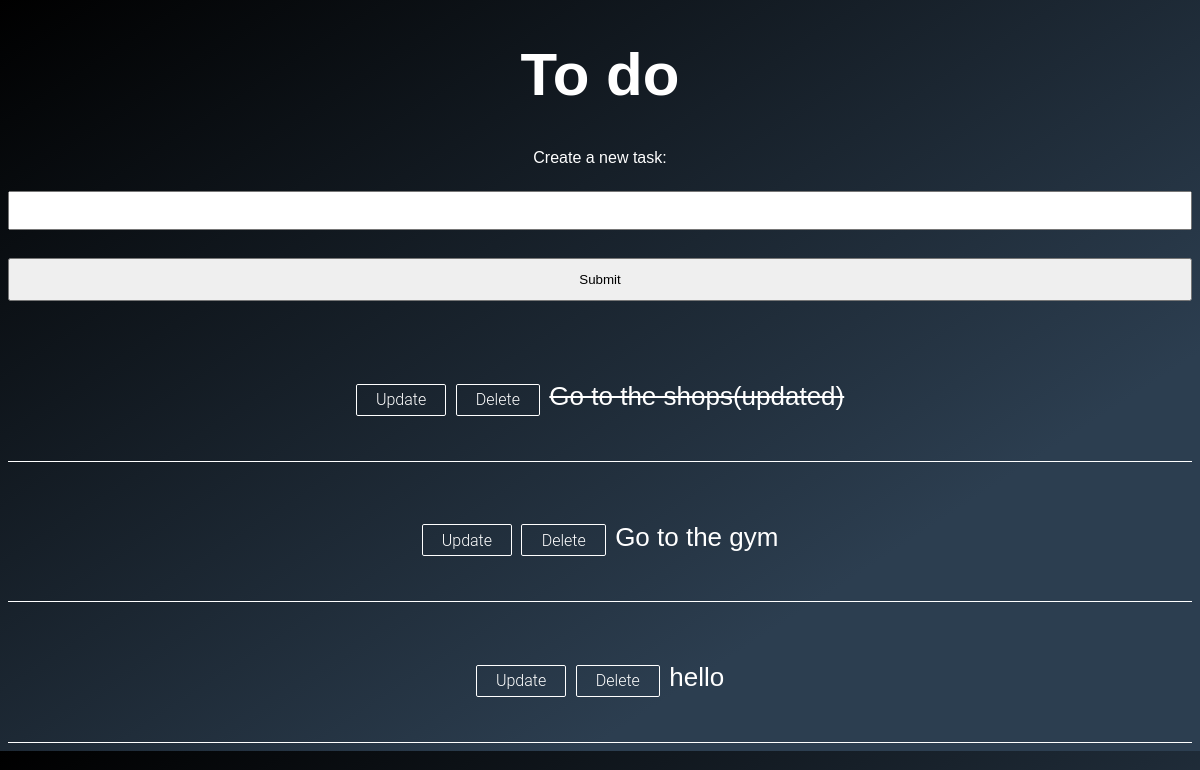
The page / on the database its author committed.
### tasks/models.py (models this page shows)
class Task(models.Model):
    title = models.CharField(max_length=200)
    complete = models.BooleanField(default=False)
    created = models.DateTimeField(auto_now_add=True)
    def __str__(self):
        return self.title

### tasks/views.py (the view)
# urls.py: path('', views.index, name="list"),
def index(request):
    tasks = Task.objects.all()
    form = TaskForm()
    if request.method == 'POST':
        form = TaskForm(request.POST)
        if form.is_valid():
            form.save()
        return redirect('/')
    context = {'tasks': tasks, 'form': form}
    return render(request, 'tasks/list.html', context)

### tasks/forms.py
class TaskForm(forms.ModelForm):
    class Meta:
        model = Task
        fields = '__all__'

### tasks/templates/tasks/list.html (shortened to what this page needs)
{% load static %}
<!DOCTYPE html>
<html lang="en">
<head>
    <link rel="stylesheet" href="{% static 'css/main.css' %}">
</head>
<body>
    <h1>To do</h1>
    <p id="create_task">Create a new task:</p>
    <form method="POST" action="/">
        {{form.title}}
        <input type="submit" name="Create Task">
    </form>
{% for task in tasks %}
    <div id="list_section">
        <a class="update" href="{% url 'update_task' task.id %}">Update</a>
        <a class="delete" href="{% url 'delete' task.id %}">Delete</a>
        {% if task.complete == True %}
        <strike class="list_text">{{task}}</strike>
        {% else %}
        <span class="list_text">{{task}}</span>
        {% endif %}
    </div>
{% endfor %}
</body>
</html>

### tasks/static/css/main.css (style rules this page uses)
body { background-color: #000000; background-image: linear-gradient(147deg, #000000 0%, #2c3e50 74%); font-family: Verdana, Geneva, Tahoma, sans-serif; }
h1 { text-align: center; color: #ffffff; font-size: 60px; }
input { width: 100%; padding: 12px 20px; margin: 8px 0; box-sizing: border-box; cursor: pointer; margin-bottom: 20px; }
input::placeholder { color: #eedada; cursor: pointer; }
.update { display:inline-block; padding:0.35em 1.2em; border:0.1em solid #FFFFFF; margin:0 0.3em 0.3em 0; border-radius:0.12em; box-sizing: border-box; text-decoration:none; font-family:'Roboto',sans-serif; font-weight:300; color:#FFFFFF; text-align:center; transition: all 0.2s; }
.delete { display:inline-block; padding:0.35em 1.2em; border:0.1em solid #FFFFFF; margin:0 0.3em 0.3em 0; border-radius:0.12em; box-sizing: border-box; text-decoration:none; font-family:'Roboto',sans-serif; font-weight:300; color:#FFFFFF; text-align:center; transition: all 0.2s; }
.list_text { text-align: center; font-size: 26px; color: #ffffff; }
#create_task { text-align: center; color: #ffffff; }
#id_title { padding: 10px; cursor: text; }
#list_section { text-align: center; padding: 40px; margin-top: 20px; background-color: rgba(255, 255, 255, 0); border-bottom: 1px solid rgb(255, 255, 255); }

### rows shown on the page
Task: title "Go to the shops(updated)"
Task: title "Go to the gym"
Task: title "hello"
